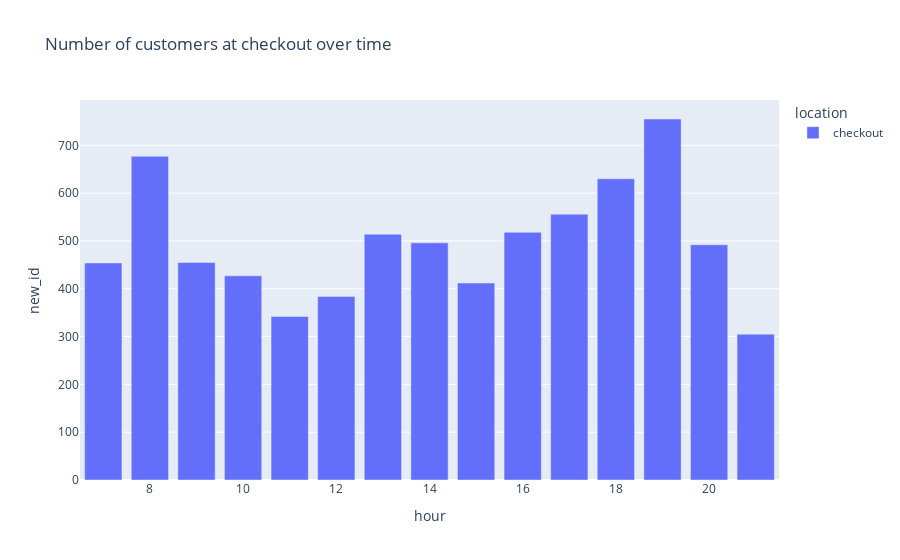

Source (notebook cell):
### Code cell
fig = px.bar(checkout_time, x= 'hour', y='new_id', color='location', title ='Number of customers at checkout over time')
fig.show()

### Figure 1 — Plotly figure (JSON) as saved in the notebook; plotly's stock layout.template omitted (floating-point values rounded to 4 significant figures)
{"data": [{"alignmentgroup": "True", "hovertemplate": "location=checkout<br>hour=%{x}<br>new_id=%{y}<extra></extra>", "legendgroup": "checkout", "marker": {"color": "#636efa", "pattern": {"shape": ""}}, "name": "checkout", "offsetgroup": "checkout", "orientation": "v", "showlegend": true, "textposition": "auto", "type": "bar", "x": [7, 8, 9, 10, 11, 12, 13, 14, 15, 16, 17, 18, 19, 20, 21], "xaxis": "x", "y": [454, 677, 455, 427, 342, 384, 514, 496, 412, 518, 556, 630, 755, 492, 305], "yaxis": "y"}], "layout": {"barmode": "relative", "legend": {"title": {"text": "location"}, "tracegroupgap": 0}, "title": {"text": "Number of customers at checkout over time"}, "xaxis": {"anchor": "y", "domain": [0, 1], "title": {"text": "hour"}}, "yaxis": {"anchor": "x", "domain": [0, 1], "title": {"text": "new_id"}}}}
